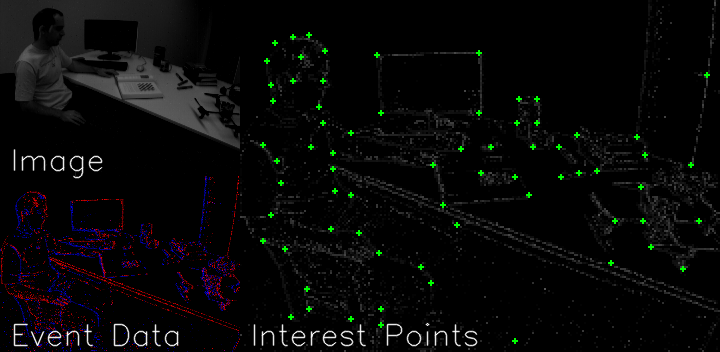
#> input picture images/header_office.png, 720 x 352 px; its folder holds only this picture in this run
$ python event_simulator.py
#> lines starting #> are read from the running program, lines starting #| are printed output that depends on the picture

import cv2 as cv
import numpy as np
import time as timer

from pathlib import Path


class Event_simulator():

    default_config = {
        "contrast_threshold_pos": 0.15,  # Contrast threshold (positive)
        "contrast_threshold_neg": 0.15,  # Contrast threshold  (negative))
        "contrast_threshold_sigma_pos": 0.021,  # Standard deviation of contrast threshold (positive)
        "contrast_threshold_sigma_neg": 0.021,  # Standard deviation of contrast threshold  (negative))
        "refractory_period_ns": 0,  # Refractory period (time during which a pixel cannot fire events just after it fired one), in nanoseconds
        "use_log_image": True,      # Whether to convert images to log images in the preprocessing step.
        "log_eps": 0.1,   # Epsilon value used to convert images to log: L = log(eps + I / 255.0).
        "random_seed": 0,   # Random seed used to generate the trajectories. If set to 0 the current time(0) is taken as seed.
        "frame_rate": 1200, # Specifies the input video framerate (e.g. 1200 fps)

        # "use_event_frame": False,   #
        # "events_per_frame": 10000,  #
    }

    def __init__(self, img, time, **config):
        self.config = self.default_config
        # TODO: use utils.tools import dict_update
        # self.config = dict_update(self.config, dict(config))

        assert len(img.shape) == 2, 'Event Simulator takes only gray image'


        if self.config["use_log_image"]:
            img = cv.log(self.config["log_eps"] + img)

        self.last_img = img.copy()
        self.ref_values = img.copy()
        self.last_event_timestamp = np.zeros_like(img)
        self.current_time = time
        self.H, self.W = img.shape


    # [101 lines left out: function simulate, not called in this run]


if __name__ == "__main__":

    np.random.seed(0)

    current_time = 0
    frame_rate = 1200


    e = [str(p) for p in Path('/media/mingyip/Data/eth_data/boxes_6dof/images').iterdir()]
    e.sort()


    img = cv.imread(e[0], cv.IMREAD_GRAYSCALE)
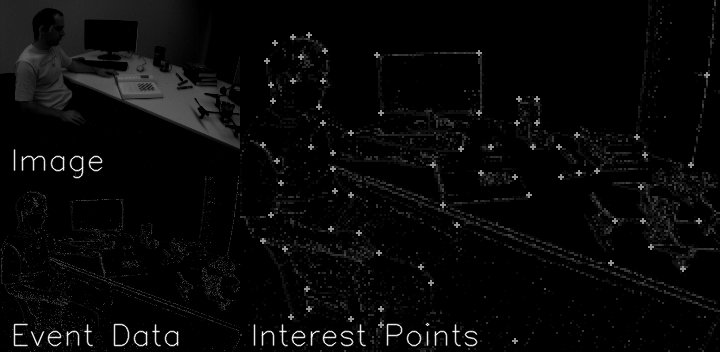
#> img: shape (352, 720); min 0, max 255, mean 8.3
    event_sim = Event_simulator(img, current_time)
#> in __init__, `img = cv.log(self.config["log_eps"] + img)`:
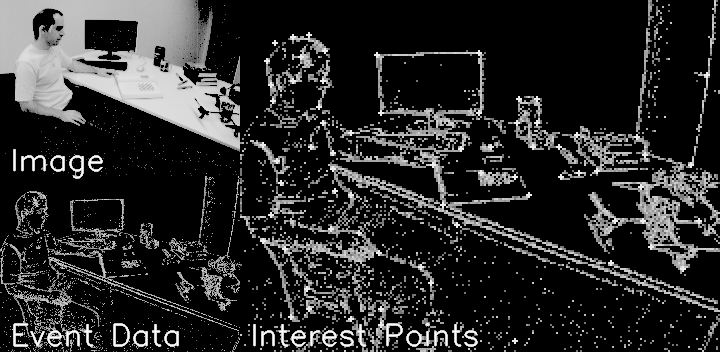
#> img: shape (352, 720) float64; min -2.3, max 5.54, mean -1.03; drawn with min black and max white


    start = timer.time()
    write_count = 0
    synthese_count = 0
    for i, img_path in enumerate(e[1:]):
        print(img_path)


        synthese_start = timer.time()
        current_time += 1/frame_rate
        img = cv.imread(img_path, cv.IMREAD_GRAYSCALE)
        pos, neg = event_sim.simulate(img, current_time)
        synthese_count += timer.time() - synthese_start


        write_start = timer.time()
        raw = np.zeros((img.shape[0], img.shape[1], 3))

        # [10 lines of commented-out code are left out]

        raw[:,:,2] = pos
        raw[:,:,0] = neg
        cv.imwrite("{}.png".format(i), raw)
        write_count += timer.time() - write_start


    print(timer.time() - start)
    print(write_count)
    print(synthese_count)
